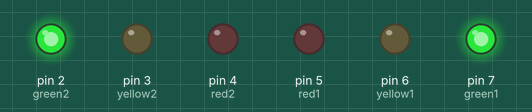
A sketch run on a simulated Arduino Uno, built with avr-gcc and run on an emulated ATmega328P. On the bench: output pins drawn as LEDs (lit = HIGH).

Above: at 2.5 s.
At 6.0 s:
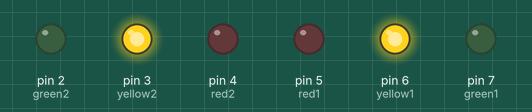
At 9.5 s:
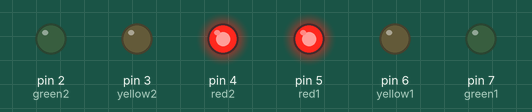
Timing chart, 0 to 15.6 s (numbered marks = the images above):
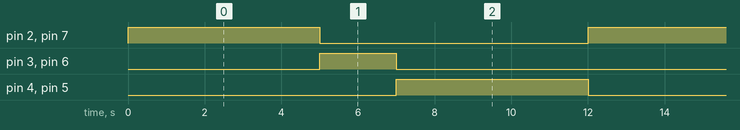

The sketch:

sketch_oct2a.ino
```cpp
const int green1 = 7;
const int green2 = 2;
const int yellow1 = 6;
const int yellow2 = 3;
const int red1 = 5;
const int red2 = 4;

void setup() {
  pinMode(green1, OUTPUT);
  pinMode(green2, OUTPUT);
  pinMode(yellow1, OUTPUT);
  pinMode(yellow2, OUTPUT);
  pinMode(red1, OUTPUT);
  pinMode(red2, OUTPUT);
}

void loop() {
  // Green ON
  digitalWrite(green1, HIGH);
  digitalWrite(green2, HIGH);
  digitalWrite(yellow1, LOW);
  digitalWrite(yellow2, LOW);
  digitalWrite(red1, LOW);
  digitalWrite(red2, LOW);
  delay(5000);

  // Yellow ON
  digitalWrite(green1, LOW);
  digitalWrite(green2, LOW);
  digitalWrite(yellow1, HIGH);
  digitalWrite(yellow2, HIGH);
  digitalWrite(red1, LOW);
  digitalWrite(red2, LOW);
  delay(2000);

  // Red ON
  digitalWrite(green1, LOW);
  digitalWrite(green2, LOW);
  digitalWrite(yellow1, LOW);
  digitalWrite(yellow2, LOW);
  digitalWrite(red1, HIGH);
  digitalWrite(red2, HIGH);
  delay(5000);
}
```

Measured:
- by itself, pin 2 (green2), pin 4 (red2), pin 5 (red1), pin 7 (green1): alternates HIGH for 5.0 s and LOW for 7.0 s
- by itself, pin 3 (yellow2), pin 6 (yellow1): alternates HIGH for 2.0 s and LOW for 10.0 s
- by itself, everything shown: repeats every 12.0 s, in 3 steps
